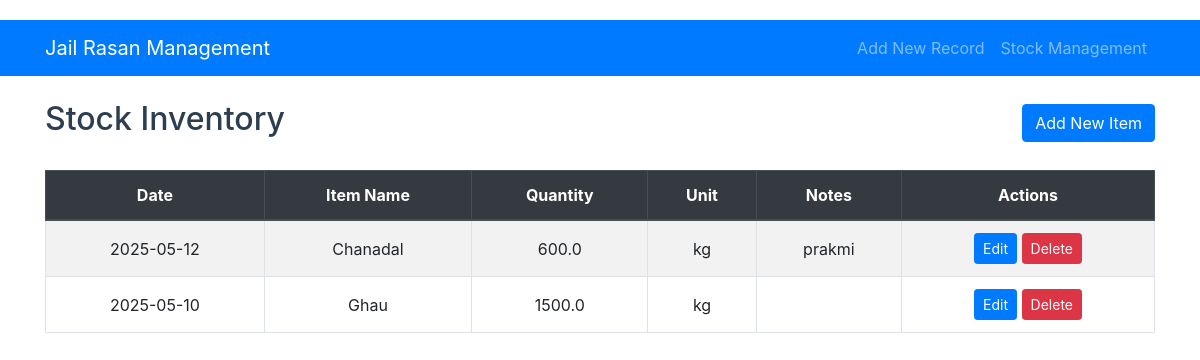
The app's page /stock with its own data.
### models.py (models this page shows, shortened)
class StockItem(db.Model):
    id = db.Column(db.Integer, primary_key=True)
    date = db.Column(db.Date, nullable=False)
    item_name = db.Column(db.String(100), nullable=False)
    quantity = db.Column(db.Float, nullable=False)
    unit = db.Column(db.String(20), nullable=False)  # kg, ml, packets, etc.
    notes = db.Column(db.Text)

### app.py (the view)
@app.route('/stock')
def stock_list():
    items = StockItem.query.order_by(StockItem.date.desc()).all()
    return render_template('stock/stock_list.html', items=items)

### templates/stock/stock_list.html
{% extends "base.html" %}
{% block content %}
    <div class="d-flex justify-content-between align-items-center mb-4">
        <h2>Stock Inventory</h2>
        <a href="{{ url_for('add_stock') }}" class="btn btn-primary">Add New Item</a>
    </div>
    <div class="table-responsive">
        <table class="table table-striped table-bordered">
            <thead class="thead-dark">
                <tr>
                    <th>Date</th>
                    <th>Item Name</th>
                    <th>Quantity</th>
                    <th>Unit</th>
                    <th>Notes</th>
                    <th>Actions</th>
                </tr>
            </thead>
            <tbody>
                {% for item in items %}
                <tr>
                    <td>{{ item.date.strftime('%Y-%m-%d') }}</td>
                    <td>{{ item.item_name }}</td>
                    <td>{{ item.quantity }}</td>
                    <td>{{ item.unit }}</td>
                    <td>{{ item.notes or '' }}</td>
                    <td>
                        <a href="{{ url_for('edit_stock', id=item.id) }}" class="btn btn-sm btn-primary">Edit</a>
                        <a href="{{ url_for('delete_stock', id=item.id) }}" class="btn btn-sm btn-danger" onclick="return confirm('Are you sure?')">Delete</a>
                    </td>
                </tr>
                {% else %}
                <tr>
                    <td colspan="6" class="text-center">No stock items found</td>
                </tr>
                {% endfor %}
            </tbody>
        </table>
    </div>
{% endblock %}

### static/style.css (style rules this page uses)
body { padding-top: 20px; padding-bottom: 20px; }
.table th, .table td { vertical-align: middle; text-align: center; }
h2, h4 { color: #2c3e50; }

### records on screen
StockItem: date "2025-05-12", item_name "Chanadal", quantity "600.0", unit "kg", notes "prakmi"
StockItem: date "2025-05-10", item_name "Ghau", quantity "1500.0", unit "kg"
